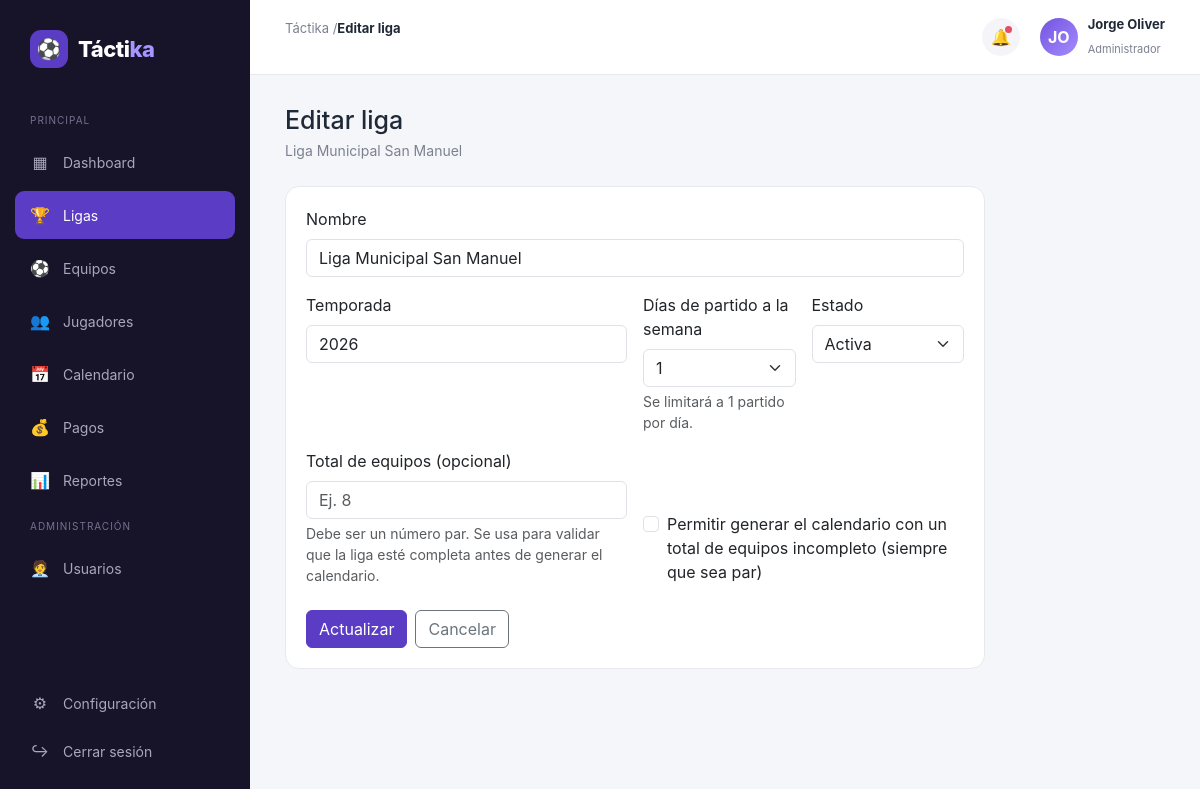
Page /public/ligas/editar/1 (signed in) on the committed database.
### tables this page shows
CREATE TABLE IF NOT EXISTS ligas (
    id INT AUTO_INCREMENT PRIMARY KEY,
    nombre VARCHAR(100) NOT NULL,
    temporada VARCHAR(20),
    dias_partido_semana TINYINT NOT NULL DEFAULT 1 CHECK (dias_partido_semana BETWEEN 1 AND 7),
    total_equipos INT NULL CHECK (total_equipos IS NULL OR total_equipos % 2 = 0),
    permite_calendario_incompleto TINYINT(1) NOT NULL DEFAULT 0,
    estado ENUM('activa', 'inactiva') NOT NULL DEFAULT 'activa',
    created_at TIMESTAMP DEFAULT CURRENT_TIMESTAMP
);

### app/controllers/LigasController.php (called while the page is built, shortened)
<?php
class LigasController extends Controller
{
    public function editar(int $id): void
    {
        $ligaModel = $this->model('Liga');
        $this->view('ligas/editar', [
            'titulo' => 'Editar liga',
            'activeMenu' => 'ligas',
            'liga' => $ligaModel->find($id),
        ]);
    }
}

### app/core/App.php (called while the page is built, shortened)
<?php
class App
{
    protected string $method = 'index';
    public function __construct()
    {
        $url = $this->parseUrl();
        if (!empty($url[0]) && file_exists(APP_PATH . '/controllers/' . ucfirst($url[0]) . 'Controller.php')) {
            unset($url[0]);
        }
        $controller = new $this->controllerName();
        if (!empty($url[1]) && method_exists($controller, $url[1])) {
            $this->method = $url[1];
            unset($url[1]);
        }
        $this->params = $url ? array_values($url) : [];
        call_user_func_array([$controller, $this->method], $this->params);
    }
    protected function parseUrl(): array
    {
        if (isset($_GET['url'])) {
            $url = rtrim($_GET['url'], '/');
            $url = filter_var($url, FILTER_SANITIZE_URL);
            return explode('/', $url);
        }
        return [];
    }
}

### public/index.php (called while the page is built, shortened)
<?php
spl_autoload_register(function ($class) {
    $paths = [
        APP_PATH . '/core/' . $class . '.php',
        APP_PATH . '/controllers/' . $class . '.php',
        APP_PATH . '/models/' . $class . '.php',
    ];
    foreach ($paths as $path) {
        if (file_exists($path)) {
            return;
        }
    }
});
new App();

### app/core/Model.php (called while the page is built, shortened)
<?php
abstract class Model
{
    protected PDO $db;
    protected string $table;
    public function __construct()
    {
        $this->db = Database::getConnection();
    }
    public function find(int $id): ?array
    {
        $stmt = $this->db->prepare("SELECT * FROM {$this->table} WHERE id = :id LIMIT 1");
        $stmt->execute(['id' => $id]);
        $row = $stmt->fetch();
        return $row ?: null;
    }
}

### app/core/Database.php (called while the page is built)
<?php
class Database
{
    private static ?PDO $instance = null;
    public static function getConnection(): PDO
    {
        if (self::$instance === null) {
            $dsn = 'mysql:host=' . DB_HOST . ';dbname=' . DB_NAME . ';charset=' . DB_CHARSET;
            try {
                self::$instance = new PDO($dsn, DB_USER, DB_PASS, [
                    PDO::ATTR_ERRMODE => PDO::ERRMODE_EXCEPTION,
                    PDO::ATTR_DEFAULT_FETCH_MODE => PDO::FETCH_ASSOC,
                    PDO::ATTR_EMULATE_PREPARES => false,
                ]);
            } catch (PDOException $e) {
                die('Error de conexión a la base de datos: ' . $e->getMessage());
            }
        }
        return self::$instance;
    }
}

### app/views/ligas/editar.php (the view, shortened to what this page needs)
<div class="welcome">
    <h1>Editar liga</h1>
    <p><?= htmlspecialchars($liga['nombre']) ?></p>
</div>
<div class="card form-card">
    <form method="post" action="<?= BASE_URL ?>/ligas/editar/<?= $liga['id'] ?>">
        <div class="row g-3">
            <div class="col-md-12">
                <label class="form-label">Nombre</label>
                <input type="text" name="nombre" class="form-control" value="<?= htmlspecialchars($liga['nombre']) ?>" required>
            </div>
            <div class="col-md-6">
                <label class="form-label">Temporada</label>
                <input type="text" name="temporada" class="form-control" value="<?= htmlspecialchars($liga['temporada'] ?? '') ?>">
            </div>
            <div class="col-md-3">
                <label class="form-label">Días de partido a la semana</label>
                <select name="dias_partido_semana" class="form-select">
                    <?php for ($i = 1; $i <= 7; $i++): ?>
                        <option value="<?= $i ?>" <?= (int) $liga['dias_partido_semana'] === $i ? 'selected' : '' ?>><?= $i ?></option>
                    <?php endfor; ?>
                </select>
                <div class="form-text">Se limitará a 1 partido por día.</div>
            </div>
            <div class="col-md-3">
                <label class="form-label">Estado</label>
                <select name="estado" class="form-select">
                    <option value="activa" <?= $liga['estado'] === 'activa' ? 'selected' : '' ?>>Activa</option>
                </select>
            </div>
            <div class="col-md-6">
                <label class="form-label">Total de equipos (opcional)</label>
                <input type="number" name="total_equipos" class="form-control" min="2" step="2" placeholder="Ej. 8" value="<?= htmlspecialchars($liga['total_equipos'] ?? '') ?>">
                <div class="form-text">Debe ser un número par. Se usa para validar que la liga esté completa antes de generar el calendario.</div>
            </div>
            <div class="col-md-6 d-flex align-items-end">
                <div class="form-check">
                    <input type="checkbox" name="permite_calendario_incompleto" id="permite_calendario_incompleto" class="form-check-input" value="1" <?= !empty($liga['permite_calendario_incompleto']) ? 'checked' : '' ?>>
                    <label class="form-check-label" for="permite_calendario_incompleto">
                        Permitir generar el calendario con un total de equipos incompleto (siempre que sea par)
                    </label>
                </div>
            </div>
        </div>
        <div class="mt-4 d-flex gap-2">
            <button type="submit" class="btn btn-primary">Actualizar</button>
            <a href="<?= BASE_URL ?>/ligas" class="btn btn-outline-secondary">Cancelar</a>
        </div>
    </form>
</div>

### public/css/style.css (style rules this page uses)
:root { --primary: #5b3cc4; --primary-dark: #452c9c; --primary-light: #eee9ff; --background: #f5f6fa; --surface: #ffffff; --text: #1f2937; --muted: #7b8190; --success: #22a06b; --success-bg: #e8f7f0; --danger: #dc4c4c; --danger-bg: #fdecec; --warning: #d89b24; --warning-bg: #fff6df; --border: #e8e9ef; --sidebar-width: 250px; }
* { margin: 0; padding: 0; box-sizing: border-box; }
body { font-family: Inter, Arial, sans-serif; background: var(--background); color: var(--text); }
button { font-family: inherit; }
a { text-decoration: none; }
.welcome { margin-bottom: 25px; }
.welcome h1 { font-size: 25px; margin-bottom: 5px; }
.welcome p { color: var(--muted); font-size: 14px; }
.card { background: var(--surface); border: 1px solid var(--border); border-radius: 14px; padding: 20px; }
.form-card { max-width: 700px; }
.btn-primary { background: var(--primary); border-color: var(--primary); }

### rows in the picture
ligas: nombre "Liga Municipal San Manuel", temporada "2026", dias_partido_semana "1", estado "Activa"

### other values in the picture
APP_NAME "Táctika"
$titulo "Editar liga"
substr($_SESSION['usuario_nombre'] ?? '', 0, 2) "JO"
$_SESSION['usuario_nombre'] "Jorge Oliver"
$_SESSION['usuario_rol'] "Administrador"
